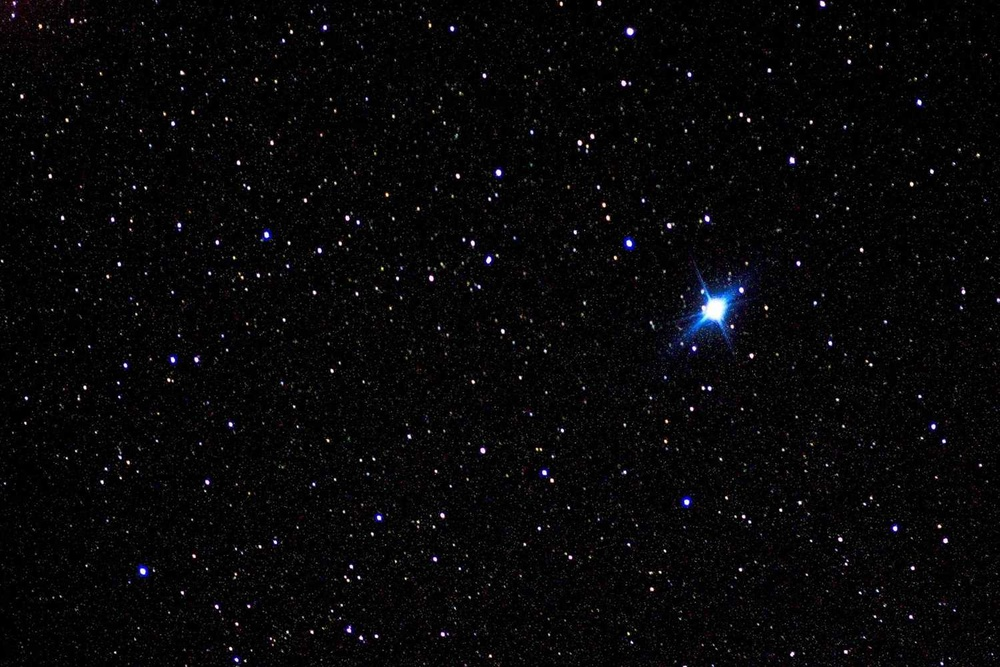
#> input picture Counting_Stars_Images/Canopus-58d14d585f9b581d7245ccc7.jpg, 1000 x 667 px, shrunk from 1500 x 1000 before the run, found by its file name
$ jupyter execute Counting_Stars_Images.ipynb
#> lines starting #> are read from the running program, lines starting #| are printed output that depends on the picture
[cell 1]
from matplotlib import pyplot as plt
from skimage import data
from skimage.feature import blob_dog, blob_doh, blob_log   # binary large object(BLOB) Laplacian of Gaussian (LoG) Difference of Gaussian (DoG) Determinant of Hessian (DoH)
from math import sqrt
from skimage.color import rgb2gray
from skimage.io import imread
import glob

[cell 2]
path_file = '/content/drive/MyDrive/Canopus-58d14d585f9b581d7245ccc7.jpg'
image = imread(path_file, as_gray=True)
#> image: shape (667, 1000) float64; min 0, max 1, mean 0.0314

plt.imshow(image, cmap='gray')
plt.show()

[cell 3]
blobs_log = blob_log(image, max_sigma=20, num_sigma=10, threshold=.1) #star identifying command
#> blobs_log = 1660 rows, first 8: [31, 630, 3.11], [528, 539, 1], [278, 397, 1], [636, 376, 1], [430, 562, 1], [398, 26, 1], [648, 230, 1], [569, 740, 1]
#results in three outputs co-ordinates and Area of objects using standard deviation
#find the radius of each object
blobs_log[:,2]=blobs_log[:,2]* sqrt(2)
total_number_of_objects = len(blobs_log)
#> total_number_of_objects = 1660
print("Total number of Stars in sky are =",total_number_of_objects)
#| Total number of Stars in sky are = 1660

[cell 4]
fig, ax = plt.subplots(1,1)
plt.imshow(image, cmap='gray')
for star in blobs_log:
  y,x,r = star
  c = plt.Circle((x,y), r+5, color='lime', linewidth=2, fill=False)
  ax.add_patch(c)
#> this loop made 1660 passes
#> (y, x, r) on passes 1 to 3: (31, 630, 4.4), (528, 539, 1.41), (278, 397, 1.41)
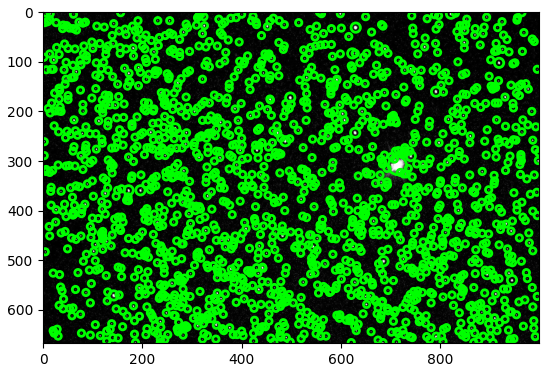
#> figure drawn by matplotlib, 1 panel
